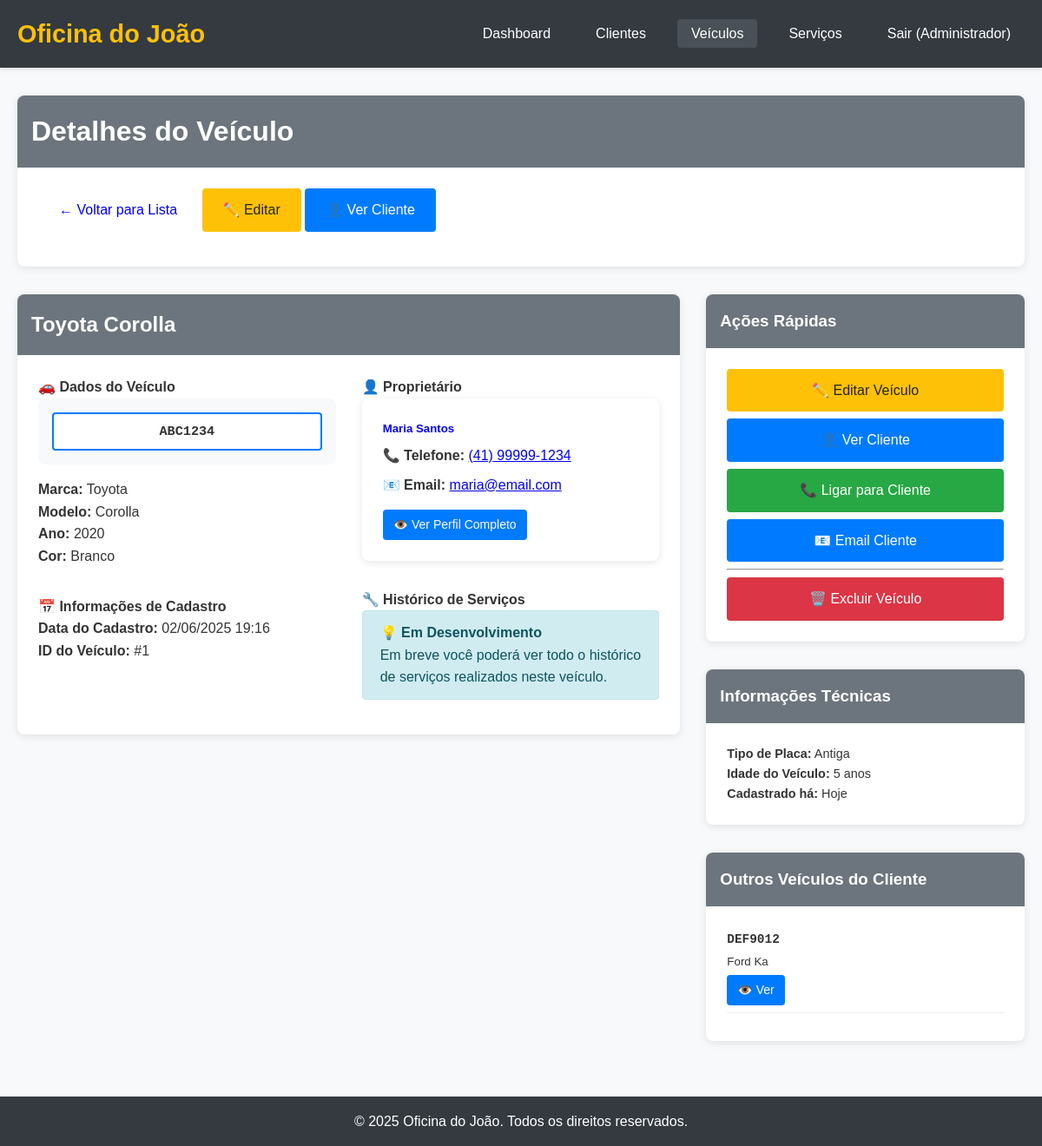
/public/?page=veiculos&action=view&id=1 (signed in), run on the app's committed database.
### tables this page shows
CREATE TABLE veiculos (
    id INT PRIMARY KEY AUTO_INCREMENT,
    placa VARCHAR(8) NOT NULL,
    marca VARCHAR(50) NOT NULL,
    modelo VARCHAR(50) NOT NULL,
    ano YEAR NOT NULL,
    cor VARCHAR(30),
    cliente_id INT NOT NULL,
    created_at TIMESTAMP DEFAULT CURRENT_TIMESTAMP,
    FOREIGN KEY (cliente_id) REFERENCES clientes(id) ON DELETE CASCADE
);

CREATE TABLE clientes (
    id INT PRIMARY KEY AUTO_INCREMENT,
    nome VARCHAR(100) NOT NULL,
    telefone VARCHAR(20) NOT NULL,
    email VARCHAR(100),
    endereco TEXT,
    cpf_cnpj VARCHAR(18),
    created_at TIMESTAMP DEFAULT CURRENT_TIMESTAMP
);

### config/Database.php (called while the page is built, shortened)
<?php
class Database {
    private $host = 'localhost';
    private $db_name = 'oficina_db';
    private $username = 'root';
    private $password = '';
    public function getConnection() {
        $this->conn = null;
        try {
            $this->conn = new PDO(
                "mysql:host=" . $this->host . ";dbname=" . $this->db_name,
                $this->username,
                $this->password
            );
            $this->conn->setAttribute(PDO::ATTR_ERRMODE, PDO::ERRMODE_EXCEPTION);
            $this->conn->setAttribute(PDO::ATTR_DEFAULT_FETCH_MODE, PDO::FETCH_ASSOC);
            $this->conn->exec("set names utf8");
        } catch(PDOException $exception) {
            echo "Erro na conexão: " . $exception->getMessage();
            die();
        }
        return $this->conn;
    }
}
function getDB() {
    $database = new Database();
    return $database->getConnection();
}
?>

### app/Models/Veiculo.php (called while the page is built, shortened)
<?php
class Veiculo {
    private $db;
    public function __construct() {
        $this->db = getDB();
    }
    public function getById($id) {
        try {
            $sql = "SELECT v.*, c.nome as cliente_nome, c.telefone as cliente_telefone, c.email as cliente_email
                    FROM veiculos v
                    JOIN clientes c ON v.cliente_id = c.id
                    WHERE v.id = ?";
            $stmt = $this->db->prepare($sql);
            $stmt->execute([$id]);
            return $stmt->fetch();
        } catch(PDOException $e) {
            return false;
        }
    }
}
?>

### app/Views/veiculos/view.php (the view, shortened to what this page needs)
<div class="card">
    <div class="card-header">
        <h1>Detalhes do Veículo</h1>
    </div>
    <div class="card-body">
        <nav style="margin-bottom: 1rem;">
            <a href="?page=veiculos" class="btn btn-secondary">← Voltar para Lista</a>
            <a href="?page=veiculos&action=edit&id=<?= $veiculo['id'] ?>" class="btn btn-warning">✏️ Editar</a>
            <a href="?page=clientes&action=view&id=<?= $veiculo['cliente_id'] ?>" class="btn btn-primary">👤 Ver Cliente</a>
        </nav>
    </div>
</div>
<div class="row">
    <div class="col-md-8">
        <div class="card">
            <div class="card-header">
                <h2>
                    <?= htmlspecialchars($veiculo['marca']) ?> <?= htmlspecialchars($veiculo['modelo']) ?>
                    <small style="color: #6c757d;">#<?= $veiculo['id'] ?></small>
                </h2>
            </div>
            <div class="card-body">
                <div class="row">
                    <div class="col-md-6">
                        <h4>🚗 Dados do Veículo</h4>
                        <div style="background: #f8f9fa; padding: 1rem; border-radius: 8px; margin-bottom: 1rem; text-align: center;">
                            <h3 style="font-family: monospace; background: white; padding: 0.5rem 1rem; border-radius: 4px; margin: 0; border: 2px solid #007bff;">
                                <?= htmlspecialchars($veiculo['placa']) ?>
                            </h3>
                        </div>
                        <p><strong>Marca:</strong> <?= htmlspecialchars($veiculo['marca']) ?></p>
                        <p><strong>Modelo:</strong> <?= htmlspecialchars($veiculo['modelo']) ?></p>
                        <p><strong>Ano:</strong> <?= $veiculo['ano'] ?></p>
                        <p><strong>Cor:</strong> <?= htmlspecialchars($veiculo['cor']) ?></p>
                        <h4 style="margin-top: 2rem;">📅 Informações de Cadastro</h4>
                        <p><strong>Data do Cadastro:</strong> <?= date('d/m/Y H:i', strtotime($veiculo['created_at'])) ?></p>
                        <p><strong>ID do Veículo:</strong> #<?= $veiculo['id'] ?></p>
                    </div>
                    <div class="col-md-6">
                        <h4>👤 Proprietário</h4>
                        <div class="card">
                            <div class="card-body">
                                <h5>
                                    <a href="?page=clientes&action=view&id=<?= $veiculo['cliente_id'] ?>"
                                       style="text-decoration: none;">
                                        <?= htmlspecialchars($veiculo['cliente_nome']) ?>
                                    </a>
                                </h5>
                                <p style="margin: 0.5rem 0;">
                                    <strong>📞 Telefone:</strong>
                                    <a href="tel:<?= htmlspecialchars($veiculo['cliente_telefone']) ?>">
                                        <?= htmlspecialchars($veiculo['cliente_telefone']) ?>
                                    </a>
                                </p>
                                <?php if (!empty($veiculo['cliente_email'])): ?>
                                    <p style="margin: 0.5rem 0;">
                                        <strong>📧 Email:</strong>
                                        <a href="mailto:<?= htmlspecialchars($veiculo['cliente_email']) ?>">
                                            <?= htmlspecialchars($veiculo['cliente_email']) ?>
                                        </a>
                                    </p>
                                <?php endif; ?>
                                <div style="margin-top: 1rem;">
                                    <a href="?page=clientes&action=view&id=<?= $veiculo['cliente_id'] ?>"
                                       class="btn btn-primary btn-sm">
                                        👁️ Ver Perfil Completo
                                    </a>
                                </div>
                            </div>
                        </div>
                        <h4 style="margin-top: 1.5rem;">🔧 Histórico de Serviços</h4>
                        <div class="alert alert-info">
                            <strong>💡 Em Desenvolvimento</strong><br>
                            Em breve você poderá ver todo o histórico de serviços realizados neste veículo.
                        </div>
                    </div>
                </div>
            </div>
        </div>
    </div>
    <div class="col-md-4">
        <div class="card">
            <div class="card-header">
                <h3>Ações Rápidas</h3>
            </div>
            <div class="card-body">
                <div style="display: flex; flex-direction: column; gap: 0.5rem;">
                    <a href="?page=veiculos&action=edit&id=<?= $veiculo['id'] ?>" class="btn btn-warning">
                        ✏️ Editar Veículo
                    </a>
                    <a href="?page=clientes&action=view&id=<?= $veiculo['cliente_id'] ?>" class="btn btn-primary">
                        👤 Ver Cliente
                    </a>
                    <a href="tel:<?= htmlspecialchars($veiculo['cliente_telefone']) ?>" class="btn btn-success">
                        📞 Ligar para Cliente
                    </a>
                    <?php if (!empty($veiculo['cliente_email'])): ?>
                        <a href="mailto:<?= htmlspecialchars($veiculo['cliente_email']) ?>" class="btn btn-primary">
                            📧 Email Cliente
                        </a>
                    <?php endif; ?>
                    <hr>
                    <a href="?page=veiculos&action=delete&id=<?= $veiculo['id'] ?>" class="btn btn-danger"
                       onclick="return confirm('Tem certeza que deseja excluir este veículo?')">
                        🗑️ Excluir Veículo
                    </a>
                </div>
            </div>
        </div>
        <div class="card">
            <div class="card-header">
                <h3>Informações Técnicas</h3>
            </div>
            <div class="card-body" style="font-size: 0.9rem;">
                <p><strong>Tipo de Placa:</strong>
                    <?= preg_match('/^[A-Z]{3}[0-9][A-Z][0-9]{2}$/', strtoupper(str_replace('-', '', $veiculo['placa']))) ? 'Mercosul' : 'Antiga' ?>
                </p>
                <p><strong>Idade do Veículo:</strong>
                    <?= (date('Y') - $veiculo['ano']) ?> ano<?= (date('Y') - $veiculo['ano']) != 1 ? 's' : '' ?>
                </p>
                <p><strong>Cadastrado há:</strong>
                    <?php
                    $dias = floor((time() - strtotime($veiculo['created_at'])) / (60 * 60 * 24));
                    if ($dias == 0) {
                        echo 'Hoje';
                    } elseif ($dias == 1) {
                        echo '1 dia';
                    } else {
                        echo $dias . ' dias';
                    }
                    ?>
                </p>
            </div>
        </div>
        <?php
        try {
            $db = getDB();
            $stmt = $db->prepare("SELECT id, placa, marca, modelo FROM veiculos WHERE cliente_id = ? AND id != ? ORDER BY modelo LIMIT 3");
            $stmt->execute([$veiculo['cliente_id'], $veiculo['id']]);
            $outros_veiculos = $stmt->fetchAll();
        } catch(PDOException $e) {
            $outros_veiculos = [];
        }
        ?>
        <?php if (!empty($outros_veiculos)): ?>
            <div class="card">
                <div class="card-header">
                    <h3>Outros Veículos do Cliente</h3>
                </div>
                <div class="card-body">
                    <?php foreach($outros_veiculos as $outro): ?>
                        <div style="border-bottom: 1px solid #eee; padding-bottom: 0.5rem; margin-bottom: 0.5rem;">
                            <strong style="font-family: monospace; font-size: 0.9rem;">
                                <?= htmlspecialchars($outro['placa']) ?>
                            </strong>
                            <br>
                            <small><?= htmlspecialchars($outro['marca']) ?> <?= htmlspecialchars($outro['modelo']) ?></small>
                            <br>
                            <a href="?page=veiculos&action=view&id=<?= $outro['id'] ?>" class="btn btn-primary btn-sm" style="margin-top: 0.25rem;">
                                👁️ Ver
                            </a>
                        </div>
                    <?php endforeach; ?>
                </div>
            </div>
        <?php endif; ?>
    </div>
</div>

### public/css/style.css (style rules this page uses)
* { margin: 0; padding: 0; box-sizing: border-box; }
body { font-family: Arial, sans-serif; line-height: 1.6; color: #333; background-color: #f8f9fa; }
.card { background: white; border-radius: 8px; box-shadow: 0 2px 10px rgba(0,0,0,0.1); margin-bottom: 2rem; overflow: hidden; }
.card-header { background-color: #6c757d; color: white; padding: 1rem; font-weight: bold; }
.card-body { padding: 1.5rem; }
.btn { display: inline-block; padding: 0.75rem 1.5rem; border: none; border-radius: 4px; text-decoration: none; text-align: center; cursor: pointer; font-size: 1rem; transition: all 0.3s; }
.btn-primary { background-color: #007bff; color: white; }
.btn-success { background-color: #28a745; color: white; }
.btn-danger { background-color: #dc3545; color: white; }
.btn-warning { background-color: #ffc107; color: #212529; }
.btn-sm { padding: 0.375rem 0.75rem; font-size: 0.875rem; }
.alert { padding: 0.75rem 1.25rem; margin-bottom: 1rem; border: 1px solid transparent; border-radius: 4px; }
.alert-info { color: #0c5460; background-color: #d1ecf1; border-color: #bee5eb; }
.row { display: flex; flex-wrap: wrap; margin: 0 -15px; }
.col-md-6 { flex: 0 0 50%; max-width: 50%; padding: 0 15px; }
.col-md-4 { flex: 0 0 33.333333%; max-width: 33.333333%; padding: 0 15px; }
.col-md-8 { flex: 0 0 66.666667%; max-width: 66.666667%; padding: 0 15px; }

### data on the page
veiculos: marca "Toyota", modelo "Corolla", placa "ABC1234", ano "2020", cor "Branco", created_at "02/06/2025 19:16", id "1", cliente.nome "Maria Santos", cliente.telefone "(41) 99999-1234", cliente.email "maria@email.com"
veiculos: placa "DEF9012", marca "Ford", modelo "Ka"

### other printed values
APP_NAME "Oficina do João"
$_SESSION['usuario_nome'] "Administrador"
